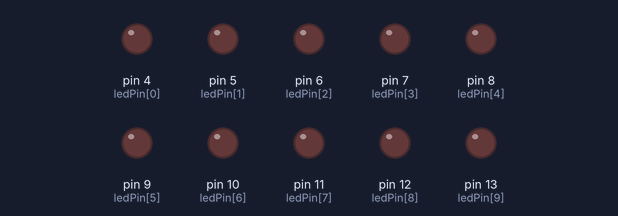
A sketch run on a simulated Arduino Uno, built with avr-gcc and run on an emulated ATmega328P. Parts: output pins drawn as LEDs (lit = HIGH).

Above: at 0.03 s.
At 0.29 s:
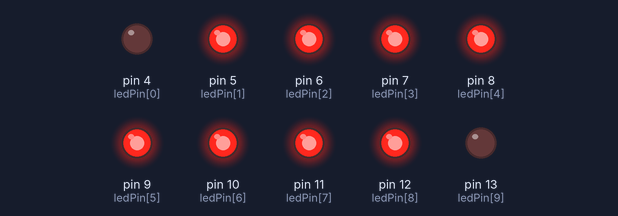
At 0.62 s:
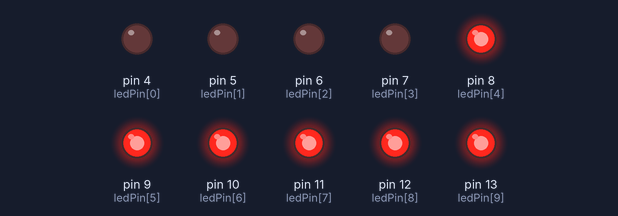
At 1.28 s:
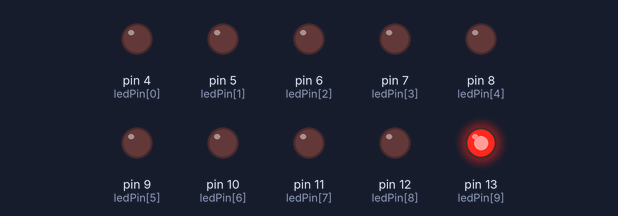
At 2.01 s:
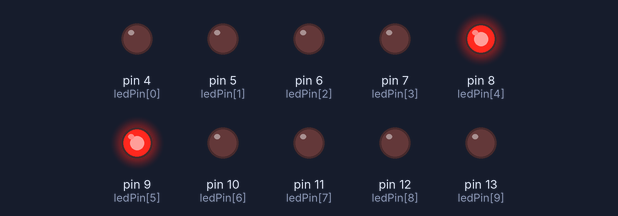
At 2.77 s:
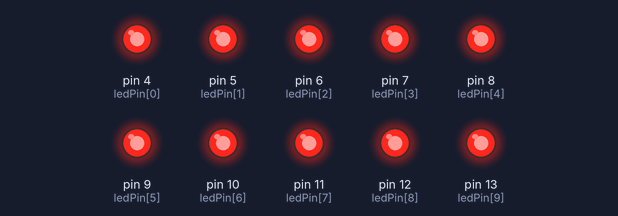
Timing chart, 0 to 3.1 s (numbered marks = the images above):
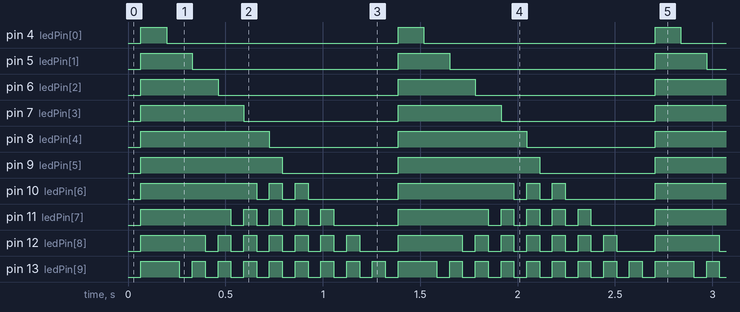

The sketch:

sketch.ino
```cpp
byte ledPin[] = {4, 5, 6, 7, 8, 9, 10, 11, 12, 13};
int ledDelay = 65;
int loopIndex = 0;
unsigned long changeTime;

void setup() {
  for (byte pin : ledPin) {
    pinMode(pin, OUTPUT);
  }
  changeTime = millis();
}

void loop() {
  if ((millis() - changeTime) > ledDelay) {
    changeLED();
    changeTime = millis();
  }
}

void changeLED() {
  for (byte pin : ledPin) {
    digitalWrite(pin, LOW);
  }

  int ledInicio = loopIndex / 2;
  int ledFim = (loopIndex % 2 == 0) ? 9 : 9 - (loopIndex / 2);

  for (int x = ledInicio; x <= ledFim; x++) {
    digitalWrite(ledPin[x], HIGH);
  }

  loopIndex = (loopIndex + 1) % 20;
}
```

Measured:
- by itself, pin 4 (ledPin[0]): alternates HIGH for 0.13 s and LOW for 1.2 s
- by itself, pin 5 (ledPin[1]): alternates HIGH for 0.26 s and LOW for 1.1 s
- by itself, pin 6 (ledPin[2]): alternates HIGH for 0.40 s and LOW for 0.92 s
- by itself, pin 7 (ledPin[3]): alternates HIGH for 0.53 s and LOW for 0.79 s
- by itself, pin 8 (ledPin[4]): alternates HIGH for 0.66 s and LOW for 0.66 s
- by itself, pin 9 (ledPin[5]): alternates HIGH for 0.73 s and LOW for 0.59 s
- by itself, pin 10 (ledPin[6]): repeats every 1.3 s: 2 × (LOW 0.07 s, HIGH 0.07 s), LOW 0.46 s, HIGH 0.59 s
- by itself, pin 11 (ledPin[7]): repeats every 1.3 s: 4 × (LOW 0.07 s, HIGH 0.07 s), LOW 0.33 s, HIGH 0.46 s
